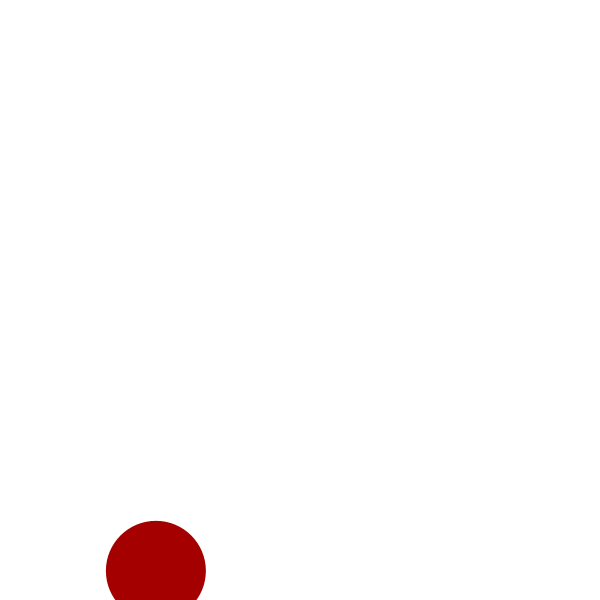
Frame 1 (no input)
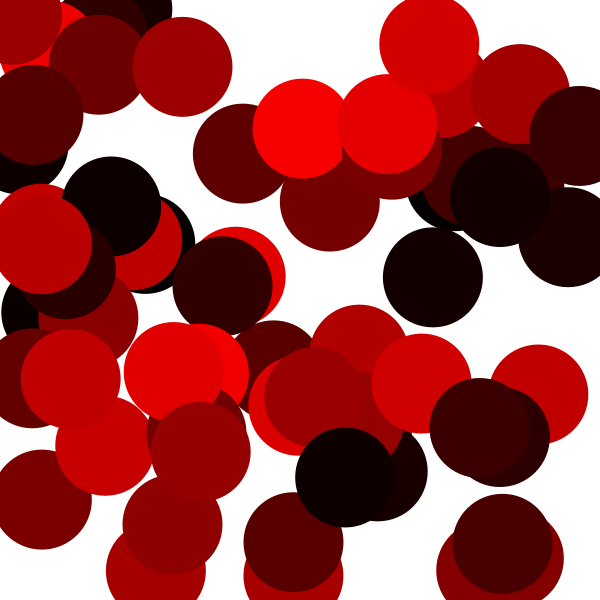
Frame 60 (the mouse pressed at the canvas centre just before this capture)
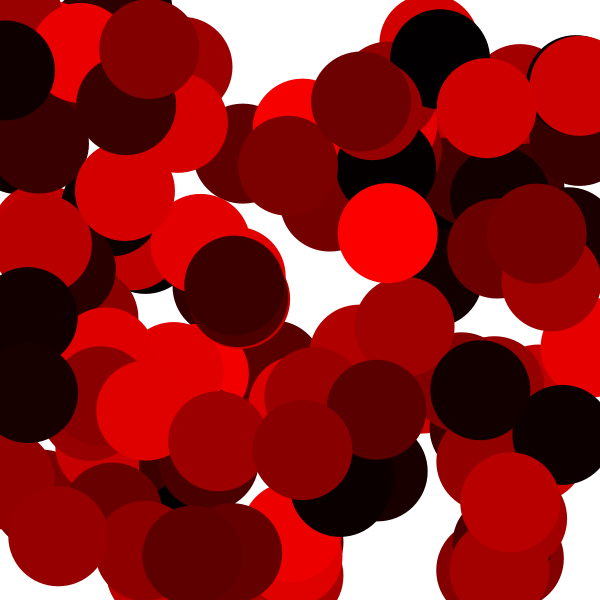
Frame 120 (the mouse held since frame 60 and released just before this capture)

The Processing sketch that drew these frames (run headless with seeded random() and noise(); from frame 60 on, the mouse is pressed at the canvas centre):

// Processing sketch: ritualPassagem
// ── ritualPassagem.pde
void setup()
{
  size(600,600);
  background(255);
  noStroke();
}

void draw()
{
  fill(random(255),0,0);
  ellipse(random(600),random(600),100,100);
}
